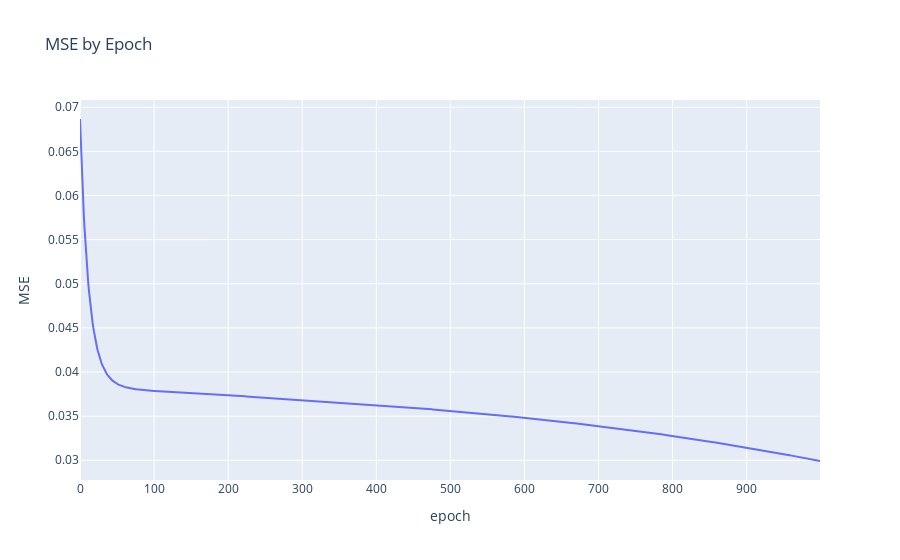

Notebook source saved alongside this figure:
### Code cell
''' fit the neural network '''
# iterate forward & backward propagation
epochs = 1000    # number of iterations of forward propagation - loss calculation - backward propagation
verb = 0.1       # how often to report results
losses,fig = mynet.execute(X, y, epochs, verb, True)

# display results
yhat = mynet.forwardPropagate(X)
res = pd.DataFrame({'y_1':y[0,:], 'yhat_1':yhat[0,:], 'y_2':y[1,:], 'yhat_2':yhat[1,:]})
res['Error_1'] = res.y_1 - res.yhat_1
res['Error_2'] = res.y_2 - res.yhat_2
display(res)

# display results visually
plyoff.iplot(fig)

### Figure 1 — Plotly figure (JSON) as saved in the notebook; plotly's stock layout.template omitted (floating-point values rounded to 4 significant figures; data arrays with more than 128 entries replaced by an {"elided": "..."} marker saying what was removed)
{"data": [{"name": "MSE", "type": "scatter", "x": {"elided": "1000 int values"}, "y": {"elided": "1000 float values"}}], "layout": {"autosize": true, "title": {"text": "MSE by Epoch"}, "xaxis": {"autorange": true, "range": [0, 999], "title": {"text": "epoch"}, "type": "linear"}, "yaxis": {"autorange": true, "range": [0.02777, 0.07082], "title": {"text": "MSE"}, "type": "linear"}}}
